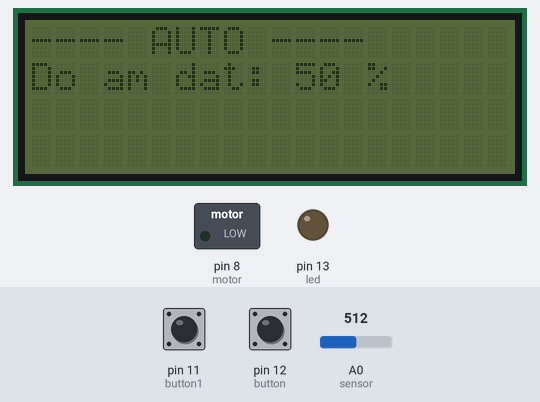
The sketch below on a simulated Arduino Uno, built with avr-gcc and run on an emulated ATmega328P. Parts: 20×4 character LCD, switched loads named in the sketch (green lamp = pin HIGH), output pins drawn as LEDs (lit = HIGH). The test bench sets the inputs (shaded band); at power-on: A0 (sensor) = 512, pin 12 (button) HIGH, pin 11 (button1) HIGH. What the sketch prints to the serial monitor is not drawn.

Above: at 1.2 s.
1.3 s: A0 (sensor) set to 418
At 1.7 s:
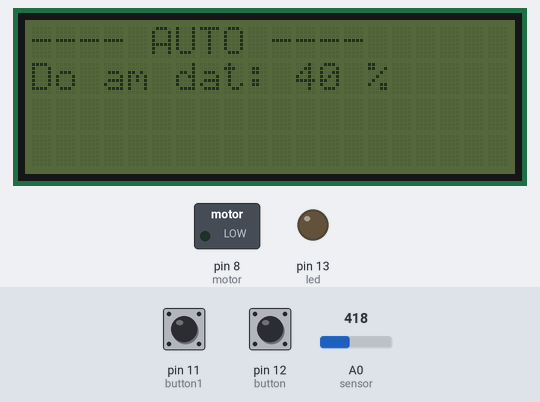
2.8 s: A0 (sensor) set to 399
At 4.0 s:
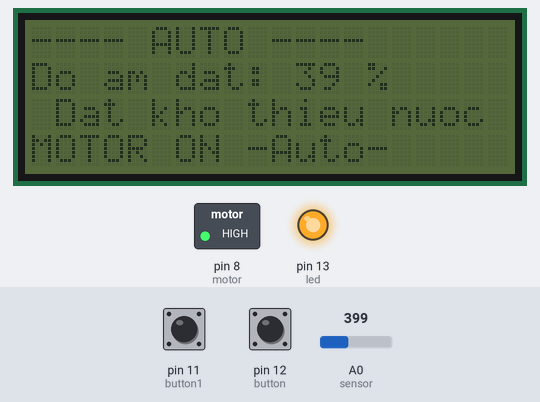
4.3 s: pin 12 (button) pulled LOW for 0.15 s
At 5.7 s:
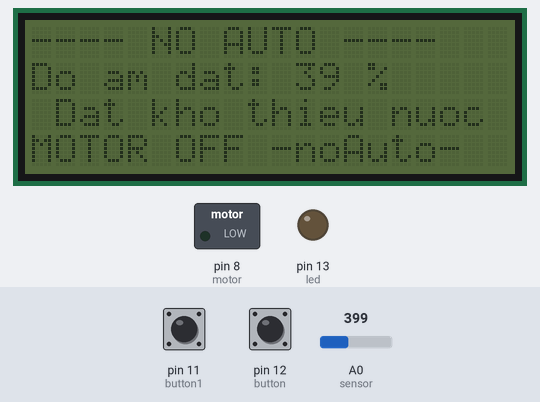
6.0 s: pin 11 (button1) pulled LOW for 0.15 s
At 6.8 s:
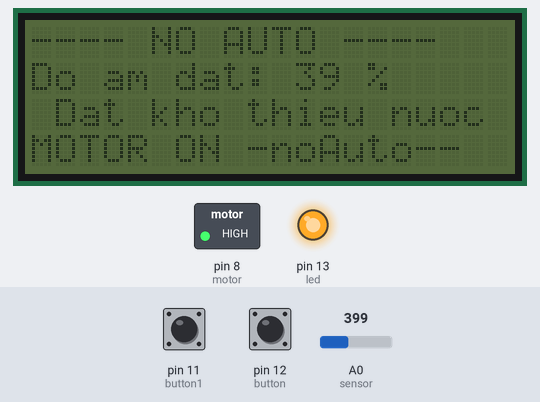
7.7 s: pin 12 (button) pulled LOW for 1 s
At 10.0 s:
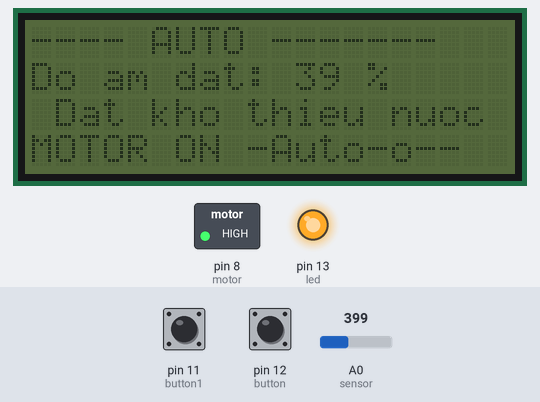
10.3 s: A0 (sensor) set to 713
11.8 s: A0 (sensor) set to 735
At 13.2 s:
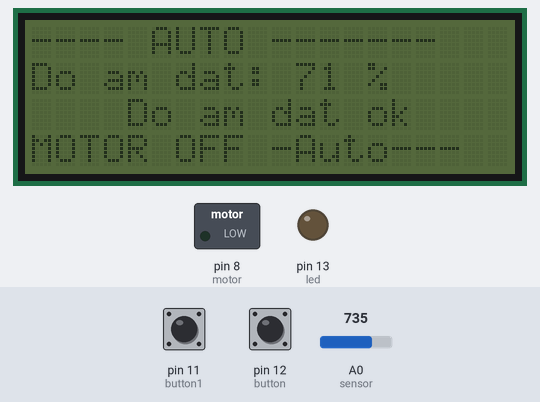
Timing chart, 0 to 14.3 s (numbered marks = the images above; inputs shaded):
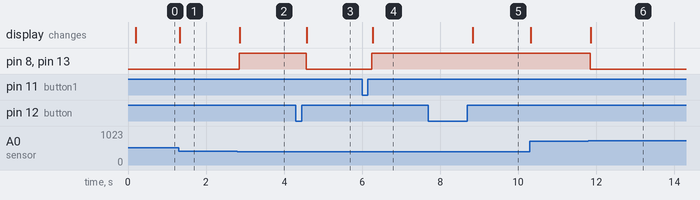

Measured:
- the behaviour switches between 410 and 409 on A0 (sensor) (found by bisection; images 1 and 2)
- the behaviour switches between 726 and 727 on A0 (sensor) (found by bisection; images 5 and 6)
- after the input at 1.3 s, the display: changes at once (image 1)
- after the input at 2.8 s, pin 8 (motor), pin 13 (led): LOW → HIGH after 0.06 s; the display: changes after 0.07 s (image 2)
- after the input at 4.3 s, pin 8 (motor), pin 13 (led): HIGH → LOW after 0.26 s; the display: changes after 0.28 s (image 3)
- after the input at 6.0 s, pin 8 (motor), pin 13 (led): LOW → HIGH after 0.25 s; the display: changes after 0.27 s (image 4)
- after the input at 7.7 s, the display: changes after 1.1 s (image 5)
- after the input at 11.8 s, pin 8 (motor), pin 13 (led): HIGH → LOW after 0.05 s; the display: changes after 0.06 s (image 6)

The sketch:

cambiendoam.ino
```cpp
#include <LiquidCrystal_I2C.h>
LiquidCrystal_I2C lcd(0x27, 20, 4);
#define sensor A0
#define led 13
#define motor 8
#define button 12
int buttonState = 0;
#define button1 11 //
int buttonState1 = 0;
int lastButtonState = 0;
int lastButtonState1 = 0;
int count = 0;
int count1 = 0;
//.................................................
void setup() {
  Serial.begin(9600);
  lcd.init();
  pinMode(sensor, INPUT);
  pinMode(button, INPUT_PULLUP);
  pinMode(button1, INPUT_PULLUP);
  pinMode(led, OUTPUT);
  pinMode(motor, OUTPUT);

  lcd.setCursor(0, 1);
  lcd.print("Do am dat:    %");
}
//.................................................
void loop() {
  buttonState = digitalRead(button);
  buttonState1 = digitalRead(button1);
  int value = analogRead(sensor);
  value = map(value, 0, 1023, 0, 100);
  lcd.setCursor(11, 1);
  lcd.print(value);
  if (buttonState != lastButtonState){
    if(buttonState == HIGH){
      count++;
    }
    delay(50);
  }
  if (buttonState1 != lastButtonState1){
    if(buttonState1 == HIGH){
      count1++;
    }
    delay(50);
  }
  lastButtonState = buttonState;
  lastButtonState1 = buttonState1;
  if(count % 2== 0){
      Serial.println("che do khong auto");
      lcd.setCursor(0, 0);
      lcd.print("---- NO AUTO ----");

      if(count1 %2 == 0){
        Serial.println("MOTOR ON");
        digitalWrite(led, HIGH);
        digitalWrite(motor, HIGH);
        lcd.setCursor(0, 3);
        lcd.print("MOTOR ON -noAuto-");
      }else{
        Serial.println("MOTOR OFF");
        digitalWrite(led, LOW);
        digitalWrite(motor, LOW);
        lcd.setCursor(0, 3);
        lcd.print("MOTOR OFF -noAuto-");
      }


  }else{
    Serial.println("che do auto");
    lcd.setCursor(0, 0);
    lcd.print("---- AUTO ----");
    if (value < 100) {
      lcd.setCursor(13, 1);
      lcd.print(' ');
    } else if (value < 10) {
      lcd.setCursor(12, 1);
      lcd.print(' ');
    }
    if (value > 70) {
      Serial.println("Do am binh thuong");
      lcd.setCursor(0, 2);
      lcd.print("    Do am dat ok    ");
      digitalWrite(led, LOW);
      digitalWrite(motor, LOW);
      lcd.setCursor(0, 3);
      lcd.print("MOTOR OFF -Auto-");
    }
    if(value < 40) {
      Serial.println("Dat kho thieu nuoc");
      lcd.setCursor(0, 2);
      lcd.print(" Dat kho thieu nuoc ");
      digitalWrite(led, HIGH);
      digitalWrite(motor, HIGH);
      lcd.setCursor(0, 3);
      lcd.print("MOTOR ON -Auto-");
    }
  }
}
```
